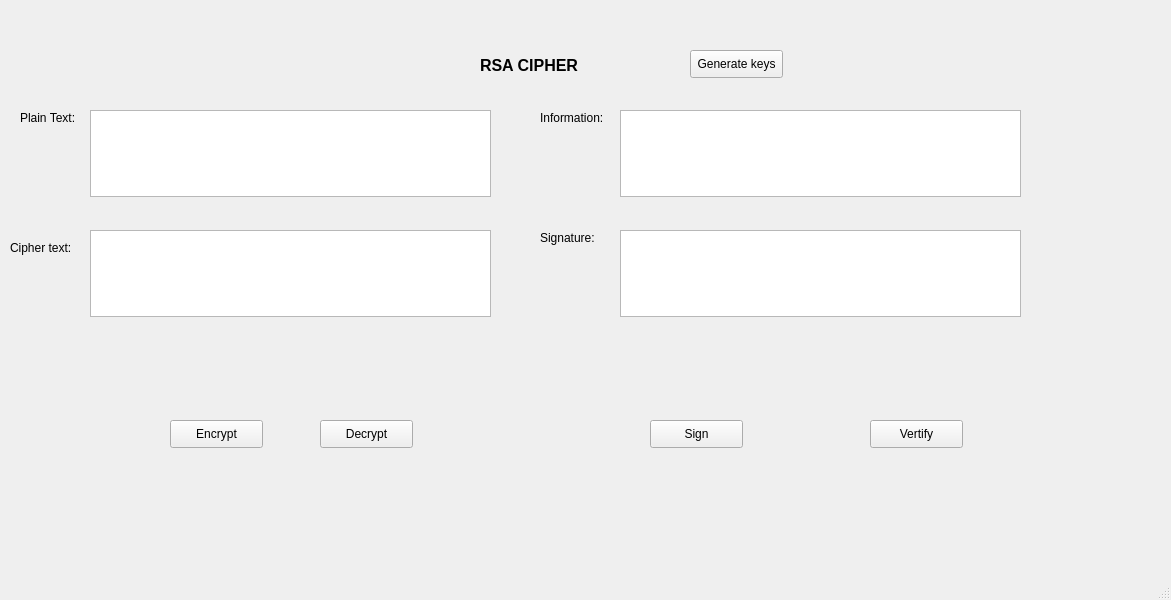
<?xml version="1.0" encoding="UTF-8"?>
<ui version="4.0">
 <class>MainWindow</class>
 <widget class="QMainWindow" name="MainWindow">
  <property name="geometry">
   <rect>
    <x>0</x>
    <y>0</y>
    <width>1171</width>
    <height>600</height>
   </rect>
  </property>
  <property name="windowTitle">
   <string>MainWindow</string>
  </property>
  <widget class="QWidget" name="centralwidget">
   <widget class="QLabel" name="label">
    <property name="geometry">
     <rect>
      <x>480</x>
      <y>50</y>
      <width>161</width>
      <height>31</height>
     </rect>
    </property>
    <property name="font">
     <font>
      <pointsize>12</pointsize>
      <weight>75</weight>
      <bold>true</bold>
     </font>
    </property>
    <property name="text">
     <string>RSA CIPHER</string>
    </property>
   </widget>
   <widget class="QPushButton" name="pushButton">
    <property name="geometry">
     <rect>
      <x>690</x>
      <y>50</y>
      <width>93</width>
      <height>28</height>
     </rect>
    </property>
    <property name="text">
     <string>Generate keys</string>
    </property>
   </widget>
   <widget class="QLabel" name="label_2">
    <property name="geometry">
     <rect>
      <x>20</x>
      <y>110</y>
      <width>81</width>
      <height>16</height>
     </rect>
    </property>
    <property name="text">
     <string>Plain Text: </string>
    </property>
   </widget>
   <widget class="QLabel" name="label_3">
    <property name="geometry">
     <rect>
      <x>10</x>
      <y>240</y>
      <width>81</width>
      <height>16</height>
     </rect>
    </property>
    <property name="text">
     <string>Cipher text:</string>
    </property>
   </widget>
   <widget class="QTextEdit" name="textEdit">
    <property name="geometry">
     <rect>
      <x>90</x>
      <y>110</y>
      <width>401</width>
      <height>87</height>
     </rect>
    </property>
   </widget>
   <widget class="QTextEdit" name="textEdit_2">
    <property name="geometry">
     <rect>
      <x>90</x>
      <y>230</y>
      <width>401</width>
      <height>87</height>
     </rect>
    </property>
   </widget>
   <widget class="QLabel" name="label_4">
    <property name="geometry">
     <rect>
      <x>540</x>
      <y>110</y>
      <width>81</width>
      <height>16</height>
     </rect>
    </property>
    <property name="text">
     <string>Information:</string>
    </property>
   </widget>
   <widget class="QLabel" name="label_5">
    <property name="geometry">
     <rect>
      <x>540</x>
      <y>230</y>
      <width>81</width>
      <height>16</height>
     </rect>
    </property>
    <property name="text">
     <string>Signature:</string>
    </property>
   </widget>
   <widget class="QTextEdit" name="textEdit_3">
    <property name="geometry">
     <rect>
      <x>620</x>
      <y>110</y>
      <width>401</width>
      <height>87</height>
     </rect>
    </property>
   </widget>
   <widget class="QTextEdit" name="textEdit_4">
    <property name="geometry">
     <rect>
      <x>620</x>
      <y>230</y>
      <width>401</width>
      <height>87</height>
     </rect>
    </property>
   </widget>
   <widget class="QPushButton" name="pushButton_2">
    <property name="geometry">
     <rect>
      <x>170</x>
      <y>420</y>
      <width>93</width>
      <height>28</height>
     </rect>
    </property>
    <property name="text">
     <string>Encrypt</string>
    </property>
   </widget>
   <widget class="QPushButton" name="pushButton_3">
    <property name="geometry">
     <rect>
      <x>320</x>
      <y>420</y>
      <width>93</width>
      <height>28</height>
     </rect>
    </property>
    <property name="text">
     <string>Decrypt</string>
    </property>
   </widget>
   <widget class="QPushButton" name="pushButton_4">
    <property name="geometry">
     <rect>
      <x>650</x>
      <y>420</y>
      <width>93</width>
      <height>28</height>
     </rect>
    </property>
    <property name="text">
     <string>Sign</string>
    </property>
   </widget>
   <widget class="QPushButton" name="pushButton_5">
    <property name="geometry">
     <rect>
      <x>870</x>
      <y>420</y>
      <width>93</width>
      <height>28</height>
     </rect>
    </property>
    <property name="text">
     <string>Vertify</string>
    </property>
   </widget>
  </widget>
  <widget class="QMenuBar" name="menubar">
   <property name="geometry">
    <rect>
     <x>0</x>
     <y>0</y>
     <width>1171</width>
     <height>26</height>
    </rect>
   </property>
  </widget>
  <widget class="QStatusBar" name="statusbar"/>
 </widget>
 <resources/>
 <connections/>
</ui>
